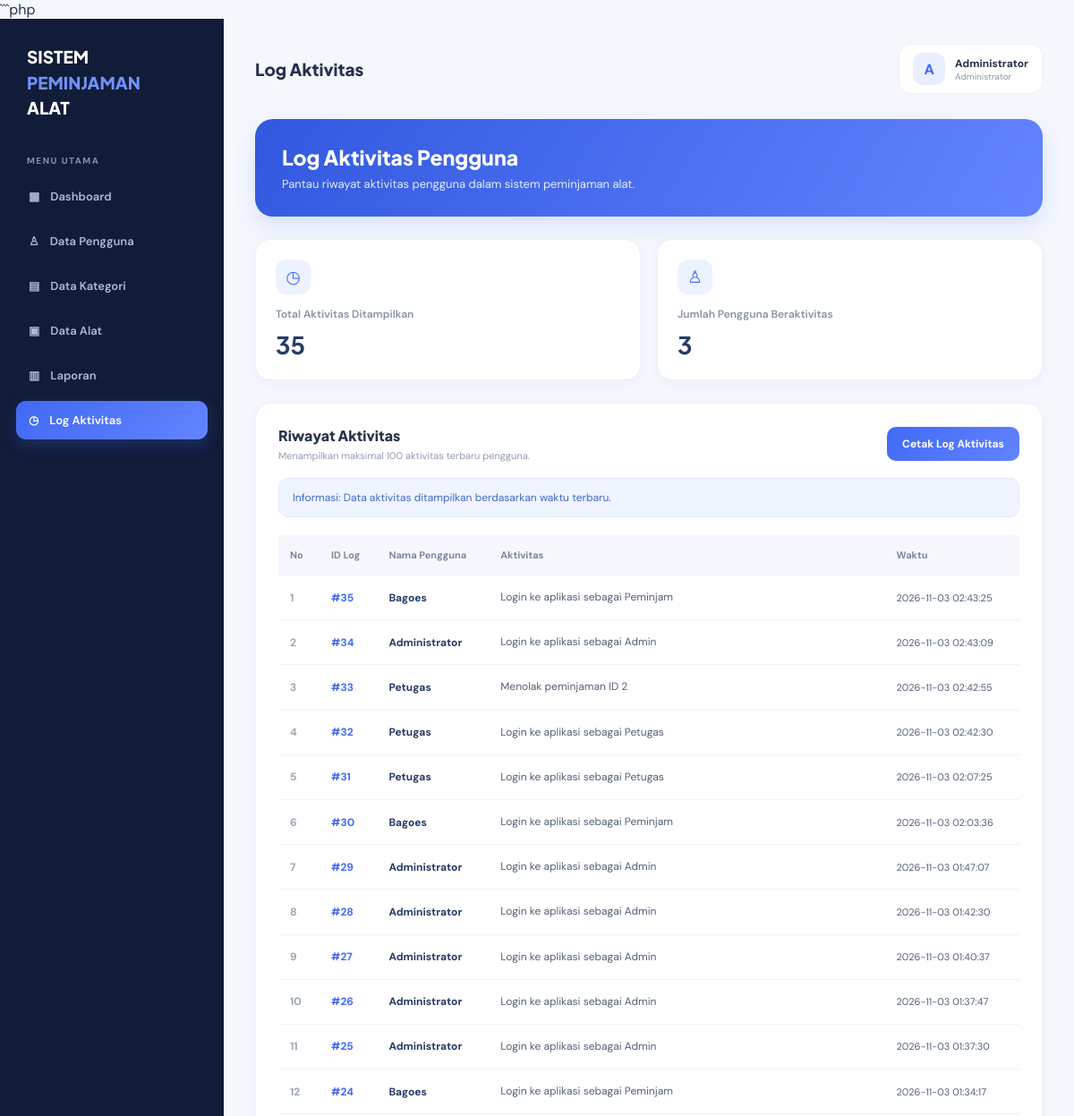
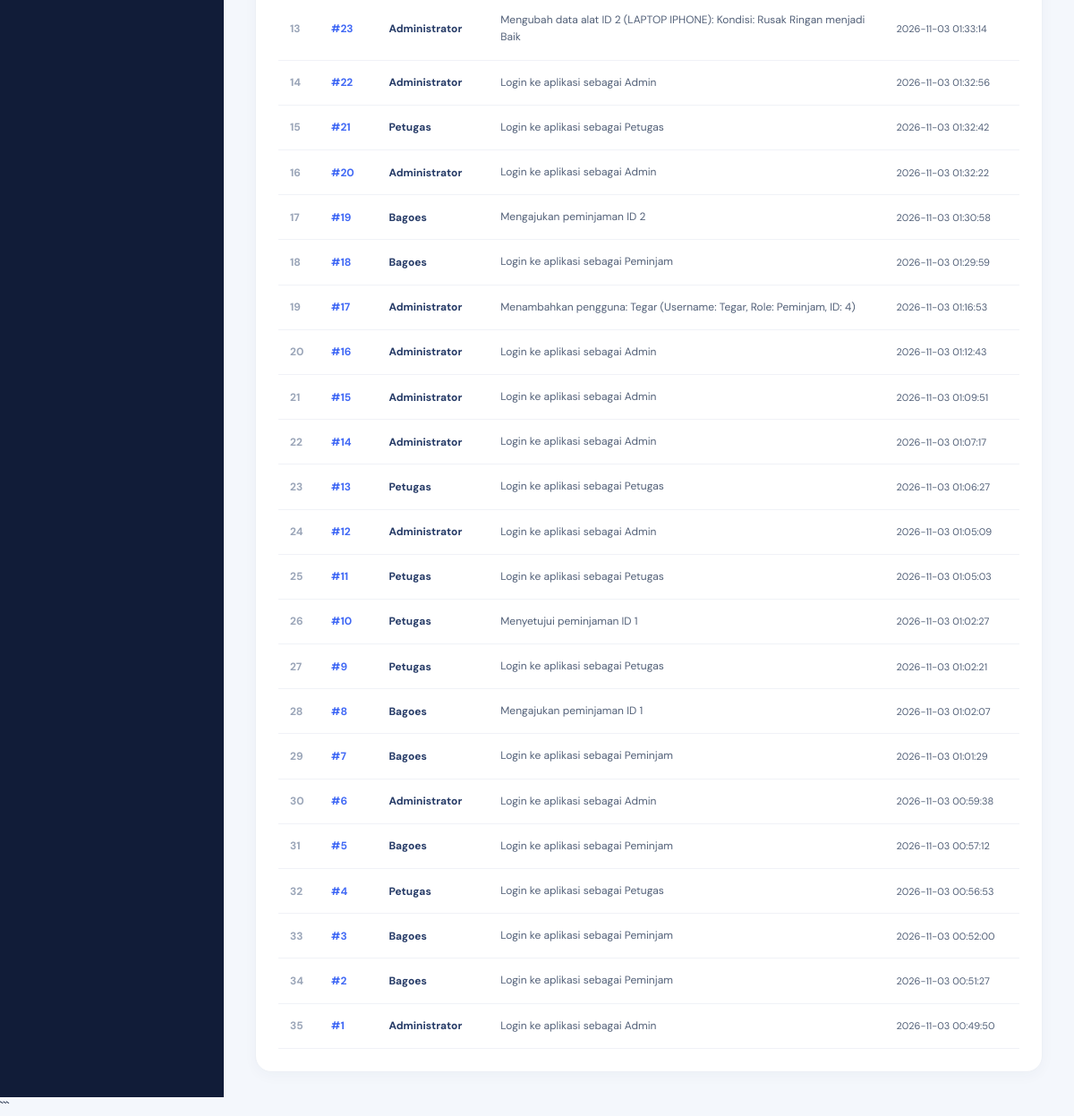
Screenshot of /log_aktivitas.php (signed in) with the database file from the repository (2 pictures, top to bottom).
### tables this page shows
CREATE TABLE `log_aktivitas` (
  `id_log` int NOT NULL,
  `id_user` int DEFAULT NULL,
  `aktivitas` text NOT NULL,
  `waktu` timestamp NULL DEFAULT CURRENT_TIMESTAMP
);

CREATE TABLE `users` (
  `id` int NOT NULL,
  `nama` varchar(100) NOT NULL,
  `username` varchar(50) NOT NULL,
  `password` varchar(255) NOT NULL,
  `role` varchar(20) NOT NULL,
  `created_at` timestamp NULL DEFAULT CURRENT_TIMESTAMP
);

### log_aktivitas.php (the view, shortened to what this page needs)
<?php
require_once "config.php";
$stmt = $pdo->query("
    SELECT
        log_aktivitas.id_log,
        log_aktivitas.id_user,
        log_aktivitas.aktivitas,
        log_aktivitas.waktu,
        users.nama
    FROM log_aktivitas
    LEFT JOIN users
        ON log_aktivitas.id_user = users.id
    ORDER BY log_aktivitas.id_log DESC
    LIMIT 100
");
$logs = $stmt->fetchAll(PDO::FETCH_ASSOC);
$totalAktivitas = count($logs);
$totalPengguna = count(array_unique(array_filter(
    array_column($logs, "id_user")
)));
?>
<!DOCTYPE html>
<html lang="id">
<head>
</head>
<body>
<div class="layout">
    <aside class="sidebar">
        <div class="brand">
            SISTEM <span>PEMINJAMAN</span>
            <br>ALAT
        </div>
        <div class="menu-label">MENU UTAMA</div>
        <nav class="menu">
            <a href="dashboard.php">
                <span>▦</span> Dashboard
            </a>
            <a href="users.php">
                <span>♙</span> Data Pengguna
            </a>
            <a href="kategori.php">
                <span>▤</span> Data Kategori
            </a>
            <a href="alat.php">
                <span>▣</span> Data Alat
            </a>
            <a href="laporan.php">
                <span>▥</span> Laporan
            </a>
            <a href="log_aktivitas.php" class="active">
                <span>◷</span> Log Aktivitas
            </a>
        </nav>
    </aside>
    <main class="main">
        <div class="topbar">
            <h3>Log Aktivitas</h3>
            <div class="profile">
                <div class="avatar">
                    <?= strtoupper(substr($_SESSION["nama"], 0, 1)) ?>
                </div>
                <div>
                    <div class="profile-name">
                        <?= htmlspecialchars($_SESSION["nama"]) ?>
                    </div>
                    <div class="profile-role">
                        Administrator
                    </div>
                </div>
            </div>
        </div>
        <section class="page-header">
            <h1>Log Aktivitas Pengguna</h1>
            <p>
                Pantau riwayat aktivitas pengguna dalam sistem peminjaman alat.
            </p>
        </section>
        <section class="stats">
            <div class="stat-card">
                <div class="stat-icon">◷</div>
                <p>Total Aktivitas Ditampilkan</p>
                <h2><?= $totalAktivitas ?></h2>
            </div>
            <div class="stat-card">
                <div class="stat-icon">♙</div>
                <p>Jumlah Pengguna Beraktivitas</p>
                <h2><?= $totalPengguna ?></h2>
            </div>
        </section>
        <section class="content-card">
            <div class="content-header">
                <div>
                    <h3>Riwayat Aktivitas</h3>
                    <p>
                        Menampilkan maksimal 100 aktivitas terbaru pengguna.
                    </p>
                </div>
                <button class="btn" onclick="window.print()">
                    Cetak Log Aktivitas
                </button>
            </div>
            <div class="info">
                Informasi: Data aktivitas ditampilkan berdasarkan waktu terbaru.
            </div>
            <div class="table-wrapper">
                <table>
                    <thead>
                        <tr>
                            <th>No</th>
                            <th>ID Log</th>
                            <th>Nama Pengguna</th>
                            <th>Aktivitas</th>
                            <th>Waktu</th>
                        </tr>
                    </thead>
                    <tbody>
                        <?php if ($totalAktivitas > 0): ?>
                            <?php $no = 1; ?>
                            <?php foreach ($logs as $log): ?>
                                <tr>
                                    <td class="nomor">
                                        <?= $no++ ?>
                                    </td>
                                    <td class="id-log">
                                        #<?= (int) $log["id_log"] ?>
                                    </td>
                                    <td class="nama-user">
                                        <?= htmlspecialchars($log["nama"] ?? "Pengguna dihapus") ?>
                                    </td>
                                    <td class="aktivitas">
                                        <?= htmlspecialchars($log["aktivitas"]) ?>
                                    </td>
                                    <td class="waktu">
                                        <?= htmlspecialchars($log["waktu"]) ?>
                                    </td>
                                </tr>
                            <?php endforeach; ?>
                        <?php endif; ?>
                    </tbody>
                </table>
            </div>
        </section>
    </main>
</div>
</body>
</html>

### log_aktivitas.php (style rules this page uses)
* { box-sizing: border-box; margin: 0; padding: 0; }
body { font-family: 'DM Sans', sans-serif; background: #f4f7fc; color: #24324b; }
.layout { display: flex; min-height: 100vh; }
.sidebar { width: 250px; background: #111c38; color: white; padding: 28px 18px; flex-shrink: 0; }
.brand { font-family: 'Plus Jakarta Sans', sans-serif; font-size: 19px; font-weight: 800; padding: 0 12px; margin-bottom: 38px; line-height: 1.5; }
.brand span { color: #7192ff; }
.menu-label { color: #8492b2; font-size: 10px; font-weight: 700; letter-spacing: 1.5px; padding: 0 12px; margin-bottom: 12px; }
.menu a { display: flex; align-items: center; gap: 12px; color: #aebbd5; text-decoration: none; padding: 13px 14px; border-radius: 11px; margin-bottom: 7px; font-size: 13px; font-weight: 600; transition: .2s; }
.menu a.active { background: linear-gradient(135deg, #4169f5, #6384ff); color: white; box-shadow: 0 6px 16px rgba(65, 105, 245, .25); }
.main { flex: 1; min-width: 0; padding: 28px 35px; }
.topbar { display: flex; justify-content: space-between; align-items: center; margin-bottom: 28px; gap: 15px; }
.topbar h3 { font-family: 'Plus Jakarta Sans', sans-serif; font-size: 19px; font-weight: 800; }
.profile { display: flex; align-items: center; gap: 11px; background: white; padding: 9px 15px; border-radius: 13px; border: 1px solid #edf0f6; }
.avatar { width: 36px; height: 36px; display: flex; justify-content: center; align-items: center; border-radius: 11px; background: #e9efff; color: #4169f5; font-weight: 800; }
.profile-name { font-size: 12px; font-weight: 700; }
.profile-role { font-size: 10px; color: #8b96aa; }
.page-header { background: linear-gradient(120deg, #3158df, #6384ff); padding: 28px 30px; border-radius: 20px; color: white; margin-bottom: 25px; box-shadow: 0 10px 25px rgba(65, 105, 245, .15); }
.page-header h1 { font-family: 'Plus Jakarta Sans', sans-serif; font-size: 23px; font-weight: 800; margin-bottom: 7px; }
.page-header p { font-size: 13px; opacity: .88; }
.stats { display: grid; grid-template-columns: repeat(2, minmax(0, 1fr)); gap: 18px; margin-bottom: 25px; }
.stat-card { background: white; border: 1px solid #edf0f6; border-radius: 17px; padding: 22px; box-shadow: 0 4px 15px rgba(30, 50, 90, .035); }
.stat-card p { font-size: 12px; color: #8792a7; font-weight: 600; margin-bottom: 9px; }
.stat-card h2 { font-family: 'Plus Jakarta Sans', sans-serif; font-size: 27px; color: #263b67; }
.stat-icon { width: 39px; height: 39px; display: flex; align-items: center; justify-content: center; border-radius: 12px; background: #edf2ff; color: #4169f5; font-size: 19px; margin-bottom: 14px; }
.content-card { background: white; border: 1px solid #edf0f6; border-radius: 18px; padding: 25px; box-shadow: 0 4px 15px rgba(30, 50, 90, .035); }
.content-header { display: flex; justify-content: space-between; align-items: center; gap: 15px; margin-bottom: 18px; }
.content-header h3 { font-family: 'Plus Jakarta Sans', sans-serif; font-size: 16px; font-weight: 800; }
.content-header p { color: #929caf; font-size: 11px; margin-top: 5px; }
.info { background: #eff4ff; color: #4169c9; border: 1px solid #e0e9ff; padding: 13px 15px; border-radius: 11px; font-size: 12px; margin-bottom: 20px; }
.table-wrapper { width: 100%; overflow-x: auto; }
table { width: 100%; border-collapse: collapse; min-width: 700px; }
th { background: #f5f7fc; color: #7b879d; font-size: 11px; font-weight: 700; text-align: left; padding: 15px 13px; border-bottom: 1px solid #edf0f6; white-space: nowrap; }
td { padding: 15px 13px; border-bottom: 1px solid #f0f2f7; font-size: 12px; color: #526078; vertical-align: middle; }
.nomor { color: #9aa5b8; font-weight: 700; }
.id-log { color: #4169f5; font-weight: 700; }
.nama-user { color: #263b67; font-weight: 700; }
.aktivitas { color: #526078; max-width: 400px; line-height: 1.6; }
.waktu { white-space: nowrap; font-size: 11px; }
.btn { border: none; background: linear-gradient(135deg, #4169f5, #6384ff); color: white; padding: 11px 17px; border-radius: 10px; font-family: inherit; font-size: 12px; font-weight: 700; cursor: pointer; text-decoration: none; display: inline-flex; align-items: center; gap: 7px; transition: .2s; }

### rows the page displays
log_aktivitas: id_log "35", id_user.nama "Bagoes", aktivitas "Login ke aplikasi sebagai Peminjam", waktu "2026-11-03 02:43:25"
log_aktivitas: id_log "34", id_user.nama "Administrator", aktivitas "Login ke aplikasi sebagai Admin", waktu "2026-11-03 02:43:09"
log_aktivitas: id_log "33", id_user.nama "Petugas", aktivitas "Menolak peminjaman ID 2", waktu "2026-11-03 02:42:55"
log_aktivitas: id_log "32", id_user.nama "Petugas", aktivitas "Login ke aplikasi sebagai Petugas", waktu "2026-11-03 02:42:30"
log_aktivitas: id_log "31", id_user.nama "Petugas", aktivitas "Login ke aplikasi sebagai Petugas", waktu "2026-11-03 02:07:25"
log_aktivitas: id_log "30", id_user.nama "Bagoes", aktivitas "Login ke aplikasi sebagai Peminjam", waktu "2026-11-03 02:03:36"
log_aktivitas: id_log "29", id_user.nama "Administrator", aktivitas "Login ke aplikasi sebagai Admin", waktu "2026-11-03 01:47:07"
log_aktivitas: id_log "28", id_user.nama "Administrator", aktivitas "Login ke aplikasi sebagai Admin", waktu "2026-11-03 01:42:30"
log_aktivitas: id_log "27", id_user.nama "Administrator", aktivitas "Login ke aplikasi sebagai Admin", waktu "2026-11-03 01:40:37"
log_aktivitas: id_log "26", id_user.nama "Administrator", aktivitas "Login ke aplikasi sebagai Admin", waktu "2026-11-03 01:37:47"
log_aktivitas: id_log "25", id_user.nama "Administrator", aktivitas "Login ke aplikasi sebagai Admin", waktu "2026-11-03 01:37:30"
log_aktivitas: id_log "24", id_user.nama "Bagoes", aktivitas "Login ke aplikasi sebagai Peminjam", waktu "2026-11-03 01:34:17"
log_aktivitas: id_log "23", id_user.nama "Administrator", aktivitas "Mengubah data alat ID 2 (LAPTOP IPHONE): Kondisi: Rusak Ringan menjadi Baik", waktu "2026-11-03 01:33:14"
log_aktivitas: id_log "22", id_user.nama "Administrator", aktivitas "Login ke aplikasi sebagai Admin", waktu "2026-11-03 01:32:56"
log_aktivitas: id_log "21", id_user.nama "Petugas", aktivitas "Login ke aplikasi sebagai Petugas", waktu "2026-11-03 01:32:42"
log_aktivitas: id_log "20", id_user.nama "Administrator", aktivitas "Login ke aplikasi sebagai Admin", waktu "2026-11-03 01:32:22"
log_aktivitas: id_log "19", id_user.nama "Bagoes", aktivitas "Mengajukan peminjaman ID 2", waktu "2026-11-03 01:30:58"
log_aktivitas: id_log "18", id_user.nama "Bagoes", aktivitas "Login ke aplikasi sebagai Peminjam", waktu "2026-11-03 01:29:59"
log_aktivitas: id_log "17", id_user.nama "Administrator", aktivitas "Menambahkan pengguna: Tegar (Username: Tegar, Role: Peminjam, ID: 4)", waktu "2026-11-03 01:16:53"
log_aktivitas: id_log "16", id_user.nama "Administrator", aktivitas "Login ke aplikasi sebagai Admin", waktu "2026-11-03 01:12:43"
log_aktivitas: id_log "15", id_user.nama "Administrator", aktivitas "Login ke aplikasi sebagai Admin", waktu "2026-11-03 01:09:51"
log_aktivitas: id_log "14", id_user.nama "Administrator", aktivitas "Login ke aplikasi sebagai Admin", waktu "2026-11-03 01:07:17"
log_aktivitas: id_log "13", id_user.nama "Petugas", aktivitas "Login ke aplikasi sebagai Petugas", waktu "2026-11-03 01:06:27"
log_aktivitas: id_log "12", id_user.nama "Administrator", aktivitas "Login ke aplikasi sebagai Admin", waktu "2026-11-03 01:05:09"
log_aktivitas: id_log "11", id_user.nama "Petugas", aktivitas "Login ke aplikasi sebagai Petugas", waktu "2026-11-03 01:05:03"
log_aktivitas: id_log "10", id_user.nama "Petugas", aktivitas "Menyetujui peminjaman ID 1", waktu "2026-11-03 01:02:27"
log_aktivitas: id_log "9", id_user.nama "Petugas", aktivitas "Login ke aplikasi sebagai Petugas", waktu "2026-11-03 01:02:21"
log_aktivitas: id_log "8", id_user.nama "Bagoes", aktivitas "Mengajukan peminjaman ID 1", waktu "2026-11-03 01:02:07"
log_aktivitas: id_log "7", id_user.nama "Bagoes", aktivitas "Login ke aplikasi sebagai Peminjam", waktu "2026-11-03 01:01:29"
log_aktivitas: id_log "6", id_user.nama "Administrator", aktivitas "Login ke aplikasi sebagai Admin", waktu "2026-11-03 00:59:38"
log_aktivitas: id_log "5", id_user.nama "Bagoes", aktivitas "Login ke aplikasi sebagai Peminjam", waktu "2026-11-03 00:57:12"
log_aktivitas: id_log "4", id_user.nama "Petugas", aktivitas "Login ke aplikasi sebagai Petugas", waktu "2026-11-03 00:56:53"
log_aktivitas: id_log "3", id_user.nama "Bagoes", aktivitas "Login ke aplikasi sebagai Peminjam", waktu "2026-11-03 00:52:00"
log_aktivitas: id_log "2", id_user.nama "Bagoes", aktivitas "Login ke aplikasi sebagai Peminjam", waktu "2026-11-03 00:51:27"
log_aktivitas: id_log "1", id_user.nama "Administrator", aktivitas "Login ke aplikasi sebagai Admin", waktu "2026-11-03 00:49:50"

### other values shown
substr($_SESSION["nama"], 0, 1) "A"
$_SESSION["nama"] "Administrator"
$totalAktivitas "35"
$totalPengguna "3"
